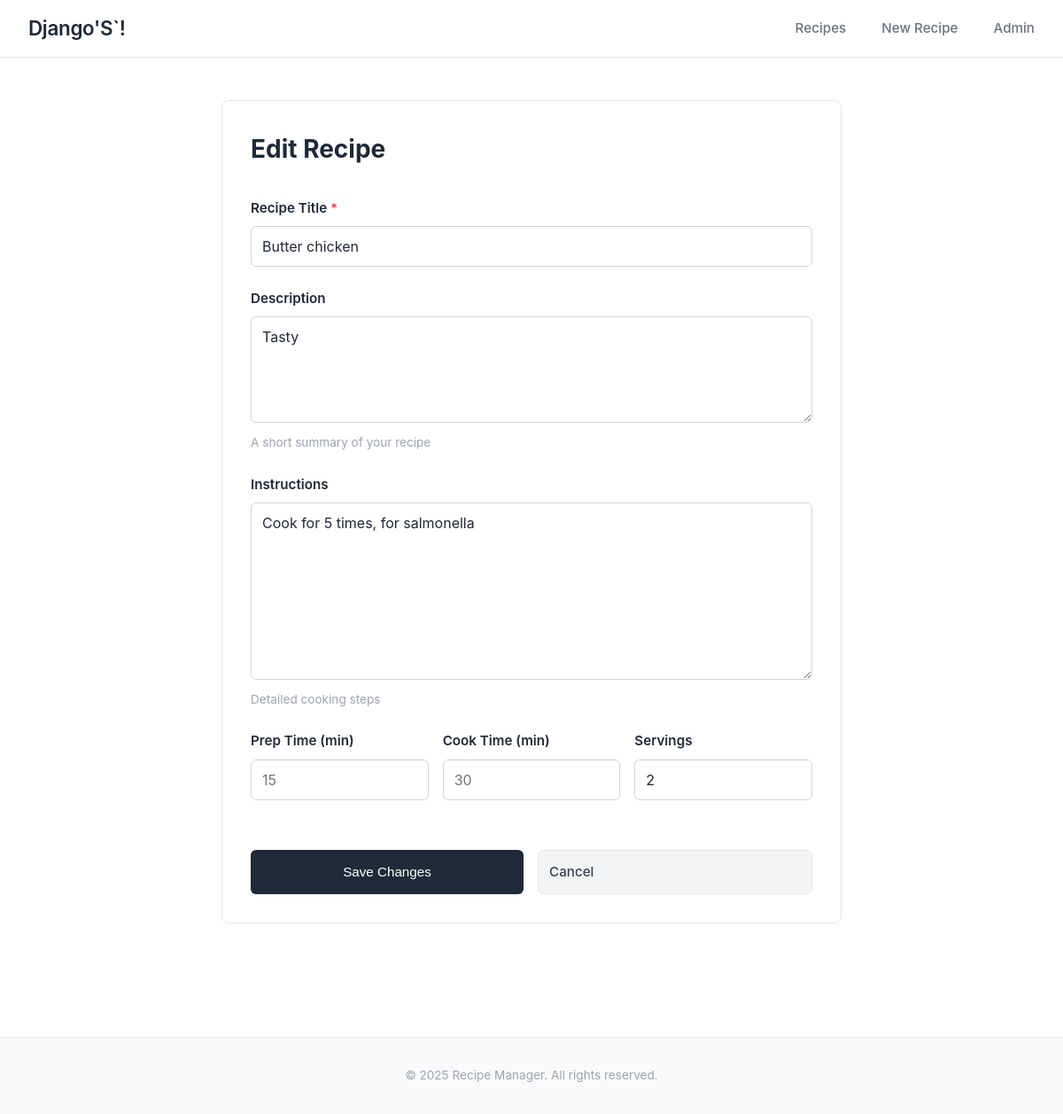
The app's page /recipe/16/edit/ with its own data.
### recipes/models.py (models this page shows, shortened)
class Recipe(models.Model):
    title = models.CharField(max_length=200)
    description = models.TextField(blank=True, null=True)
    instructions = models.TextField(blank=True, null=True)
    prep_time = models.IntegerField(blank=True, null=True, help_text="Prep time in minutes")
    cook_time = models.IntegerField(blank=True, null=True, help_text="Cook time in minutes")
    servings = models.IntegerField(blank=True, null=True, default=4)
    created_at = models.DateTimeField(auto_now_add=True)
    updated_at = models.DateTimeField(auto_now=True)

### recipes/views.py (the view, shortened to what this page needs)
# urls.py: path('recipe/<int:pk>/edit/', views.recipe_update, name='recipe_update'),
def recipe_update(request, pk):
    recipe = get_object_or_404(Recipe, pk=pk)
    return render(request, 'recipes/recipe_form.html', {'recipe': recipe})

### recipes/templates/recipes/recipe_form.html (shortened to what this page needs)
{% extends 'recipes/base.html' %}
{% block content %}
    <div class="form-box">
        <h1>{% if recipe %}Edit Recipe{% else %}New Recipe{% endif %}</h1>
        <form method="POST">
            <div class="form-group">
                <label for="title">Recipe Title <span class="required">*</span></label>
                <input
                    type="text"
                    id="title"
                    name="title"
                    required
                    value="{% if recipe %}{{ recipe.title }}{% endif %}"
                    placeholder="e.g., Chocolate Chip Cookies"
                >
            </div>
            <div class="form-group">
                <label for="description">Description</label>
                <textarea
                    id="description"
                    name="description"
                    placeholder="Brief description of the recipe"
                >{% if recipe %}{{ recipe.description }}{% endif %}</textarea>
                <div class="hint">A short summary of your recipe</div>
            </div>
            <div class="form-group">
                <label for="instructions">Instructions</label>
                <textarea
                    id="instructions"
                    name="instructions"
                    placeholder="Step-by-step cooking instructions"
                    style="min-height: 200px;"
                >{% if recipe %}{{ recipe.instructions }}{% endif %}</textarea>
                <div class="hint">Detailed cooking steps</div>
            </div>
            <div class="form-row">
                <div class="form-group">
                    <label for="prep_time">Prep Time (min)</label>
                    <input
                        type="number"
                        id="prep_time"
                        name="prep_time"
                        min="0"
                        value="{% if recipe.prep_time %}{{ recipe.prep_time }}{% endif %}"
                        placeholder="15"
                    >
                </div>
                <div class="form-group">
                    <label for="cook_time">Cook Time (min)</label>
                    <input
                        type="number"
                        id="cook_time"
                        name="cook_time"
                        min="0"
                        value="{% if recipe.cook_time %}{{ recipe.cook_time }}{% endif %}"
                        placeholder="30"
                    >
                </div>
                <div class="form-group">
                    <label for="servings">Servings</label>
                    <input
                        type="number"
                        id="servings"
                        name="servings"
                        min="1"
                        value="{% if recipe.servings %}{{ recipe.servings }}{% else %}4{% endif %}"
                        placeholder="4"
                    >
                </div>
            </div>
            <div class="button-group">
                <button type="submit" class="btn btn-primary">
                    {% if recipe %}Save Changes{% else %}Create Recipe{% endif %}
                </button>
                {% if recipe %}
                    <a href="{% url 'recipe_detail' recipe.pk %}" class="btn btn-secondary">Cancel</a>
                {% else %}
                    <a href="{% url 'recipe_list' %}" class="btn btn-secondary">Cancel</a>
                {% endif %}
            </div>
        </form>
    </div>
{% endblock %}

### recipes/templates/recipes/base.html (style rules this page uses)
* { margin: 0; padding: 0; box-sizing: border-box; }
body { font-family: -apple-system, BlinkMacSystemFont, 'Segoe UI', Roboto, 'Helvetica Neue', Arial, sans-serif; background-color: #ffffff; color: #1f2937; line-height: 1.6; }
.btn { padding: 10px 20px; border: none; border-radius: 6px; cursor: pointer; font-size: 0.95em; text-decoration: none; display: inline-block; font-weight: 500; }
.btn-primary { background-color: #1f2937; color: white; }
.btn-secondary { background-color: #f3f4f6; color: #374151; border: 1px solid #e5e7eb; }

### recipes/templates/recipes/recipe_form.html (style rules this page uses)
.form-box { max-width: 700px; margin: 0 auto; background: white; padding: 2rem; border: 1px solid #e5e7eb; border-radius: 8px; }
.form-box h1 { color: #1f2937; margin-bottom: 2rem; font-size: 1.75em; font-weight: 700; }
.form-group { margin-bottom: 1.5rem; }
label { display: block; margin-bottom: 0.5rem; font-weight: 600; color: #1f2937; font-size: 0.95em; }
input[type="text"], input[type="number"], textarea { width: 100%; padding: 0.75rem; border: 1px solid #d1d5db; border-radius: 6px; font-family: inherit; font-size: 1em; box-sizing: border-box; transition: border-color 0.2s ease; color: #1f2937; }
input[type="text"]:focus, input[type="number"]:focus, textarea { resize: vertical; min-height: 120px; }
.form-row { display: grid; grid-template-columns: repeat(3, 1fr); gap: 1rem; }
.button-group { display: flex; gap: 1rem; margin-top: 2rem; }
.button-group .btn { flex: 1; padding: 0.75rem; font-size: 0.95em; }
.required { color: #ef4444; }
.hint { font-size: 0.85em; color: #9ca3af; margin-top: 0.25rem; }

### records on screen
Recipe: title "Butter chicken", description "Tasty", instructions "Cook for 5 times, for salmonella", servings "2"
